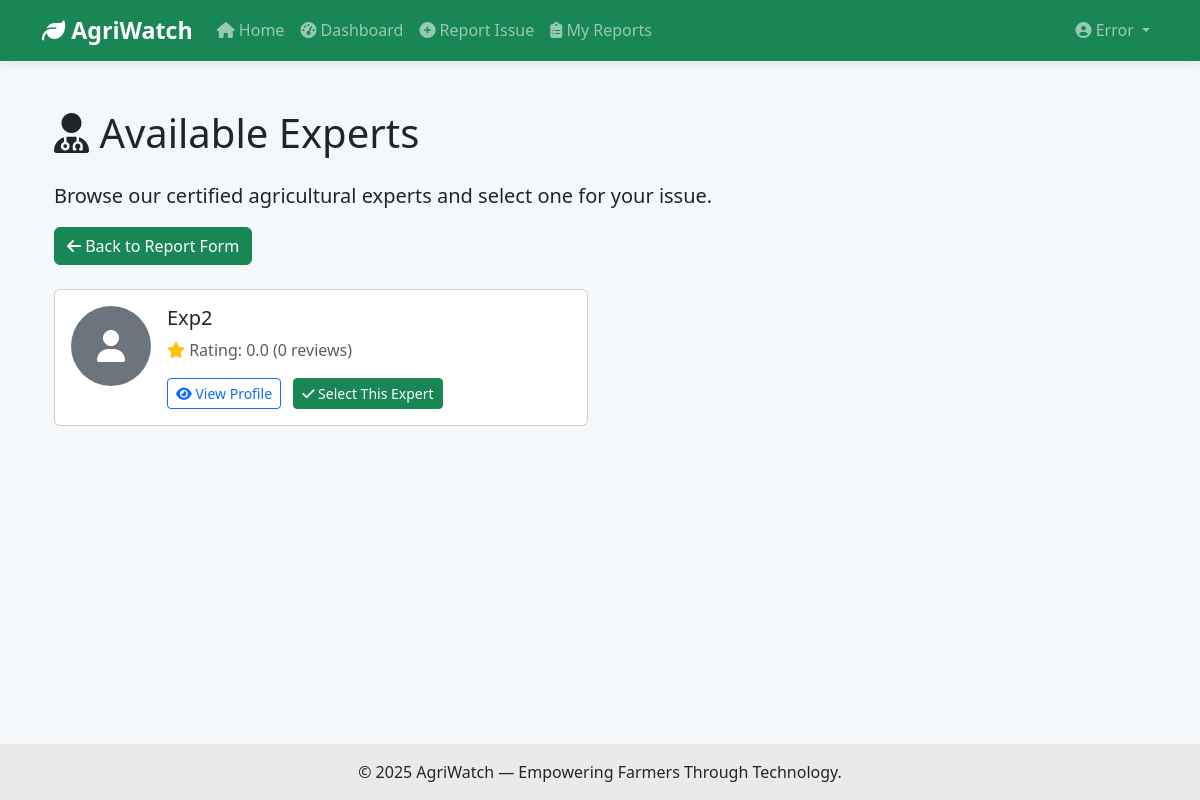
Screenshot of /farmcare/experts/ (signed in) with the database file from the repository.
### accounts/models.py (models this page shows, shortened)
class User(AbstractUser):
    USER_TYPE_CHOICES = (
        ('farmer', 'Farmer'),
        ('expert', 'Expert'),
    )
    user_type = models.CharField(max_length=10, choices=USER_TYPE_CHOICES)
    profile_image = CloudinaryField('image', blank=True, null=True)
    bio = models.TextField(max_length=500, null=True, blank=True)
    specialties = models.CharField(max_length=250, null=True, blank=True,
                                   help_text='Comma separated list of specialties')
    credentials = models.TextField(null=True, blank=True, help_text='Qualifications and credentials')
    available = models.BooleanField(default=True, help_text='Is the expert currently available?')
    avg_rating = models.DecimalField(max_digits=3, decimal_places=2, default=0.00)
    rating_count = models.IntegerField(default=0)
    @property
    def unread_notifications_count(self):
        try:
            return self.notifications.filter(unread=True).count()
        except Exception:
            return 0

### farmcare/views.py (the view)
# urls.py: path('experts/', views.experts_list_view, name='experts'),
@login_required
def experts_list_view(request):
    experts = User.objects.filter(
        user_type='expert',
        available=True
    ).order_by('username')
    return render(request, 'farmcare/experts_list.html', {'experts': experts})

### templates/farmcare/experts_list.html (shortened to what this page needs)
{% extends 'base.html' %}
{% block content %}
<div class="container py-4">
    <h1 class="mb-4"><i class="fas fa-user-md"></i> Available Experts</h1>
    <div class="row mb-4">
        <div class="col-md-8">
            <p class="lead">Browse our certified agricultural experts and select one for your issue.</p>
            <a href="{% url 'farmcare:report_create' %}" class="btn btn-success">
                <i class="fas fa-arrow-left"></i> Back to Report Form
            </a>
        </div>
    </div>
    {% if experts %}
        <div class="row">
            {% for expert in experts %}
            <div class="col-md-6 mb-4">
                <div class="card h-100">
                    <div class="card-body">
                        <div class="d-flex align-items-start">
                            {% if expert.profile_image %}
                                <img src="{{ expert.profile_image.url }}"
                                     alt="{{ expert.username }}"
                                     class="rounded-circle me-3"
                                     width="80" height="80">
                            {% else %}
                                <div class="rounded-circle bg-secondary me-3 d-flex align-items-center justify-content-center"
                                     style="width: 80px; height: 80px;">
                                    <i class="fas fa-user text-white fa-2x"></i>
                                </div>
                            {% endif %}
                            <div>
                                <h5 class="card-title">{{ expert.get_full_name|default:expert.username }}</h5>
                                <p class="text-muted mb-1">
                                    <i class="fas fa-star text-warning"></i>
                                    Rating: {{ expert.avg_rating|floatformat:1 }} ({{ expert.rating_count }} reviews)
                                </p>
                                <div class="mt-3">
                                    <a href="{% url 'farmcare:expert_profile' expert.pk %}"
                                       class="btn btn-outline-primary btn-sm me-2">
                                        <i class="fas fa-eye"></i> View Profile
                                    </a>
                                    <a href="{% url 'farmcare:report_create' %}?expert={{ expert.pk }}"
                                       class="btn btn-success btn-sm">
                                        <i class="fas fa-check"></i> Select This Expert
                                    </a>
                                </div>
                            </div>
                        </div>
                    </div>
                </div>
            </div>
            {% endfor %}
        </div>
    {% else %}
        <div class="alert alert-info">
            <i class="fas fa-info-circle"></i> No experts are currently available. Please check back later.
        </div>
    {% endif %}
</div>
{% endblock %}

### templates/base.html (shortened to what this page needs)
<!DOCTYPE html>
<html lang="en">
<head>
    <link href="https://cdn.jsdelivr.net/npm/bootstrap@5.3.0/dist/css/bootstrap.min.css" rel="stylesheet">
    <link rel="stylesheet" href="https://cdnjs.cloudflare.com/ajax/libs/font-awesome/6.4.0/css/all.min.css">
</head>
<body>
    <nav class="navbar navbar-expand-lg navbar-dark bg-success sticky-top">
        <div class="container">
            <a class="navbar-brand" href="{% url 'home' %}">
                <i class="fas fa-leaf"></i> AgriWatch
            </a>
            <div class="collapse navbar-collapse" id="navbarNav">
                <ul class="navbar-nav me-auto">
                    {% if user.is_authenticated %}
                        <li class="nav-item">
                            <a class="nav-link" href="{% url 'home' %}">
                                <i class="fas fa-home"></i> Home
                            </a>
                        </li>
                        <li class="nav-item">
                            <a class="nav-link" href="{% if user.user_type == 'expert' %}{% url 'farmcare:expert_dashboard' %}{% else %}{% url 'farmcare:dashboard' %}{% endif %}">
                                <i class="fas fa-tachometer-alt"></i> Dashboard
                            </a>
                        </li>
                        {% if user.user_type != 'expert' %}
                        <li class="nav-item">
                            <a class="nav-link" href="{% url 'farmcare:report_create' %}">
                                <i class="fas fa-plus-circle"></i> Report Issue
                            </a>
                        </li>
                        {% endif %}
                        <li class="nav-item">
                            <a class="nav-link" href="{% url 'farmcare:reports' %}">
                                <i class="fas fa-clipboard-list"></i> My Reports
                            </a>
                        </li>
                    {% endif %}
                </ul>
                <ul class="navbar-nav">
                    {% if user.is_authenticated %}
                        <li class="nav-item dropdown">
                            <a class="nav-link dropdown-toggle" href="#" id="navbarDropdown" role="button"
                               data-bs-toggle="dropdown" aria-expanded="false">
                                <i class="fas fa-user-circle"></i> {{ user.username }}
                            </a>
                        </li>
                    {% endif %}
                </ul>
            </div>
        </div>
    </nav>
    <div class="content">
        <div class="container mt-4">
            {% block content %}{% endblock %}
        </div>
    </div>
    <footer class="py-3 text-center">
        <p class="mb-0">&copy; 2025 AgriWatch — Empowering Farmers Through Technology.</p>
    </footer>
</body>
</html>

### templates/base.html (style rules this page uses)
body { margin: 0; padding: 0; min-height: 100vh; display: flex; flex-direction: column; background-color: #f5f8fa; }
.content { flex: 1; }
.navbar-brand { font-weight: bold; font-size: 1.45rem; }
footer { background: #eaeaea; }
.navbar { transition: all 0.3s ease-in-out; box-shadow: 0 2px 10px rgba(0, 0, 0, 0.1); }

### rows the page displays
User: username "Error"
User: get_full_name "Exp2", avg_rating "0.0", rating_count "0"
